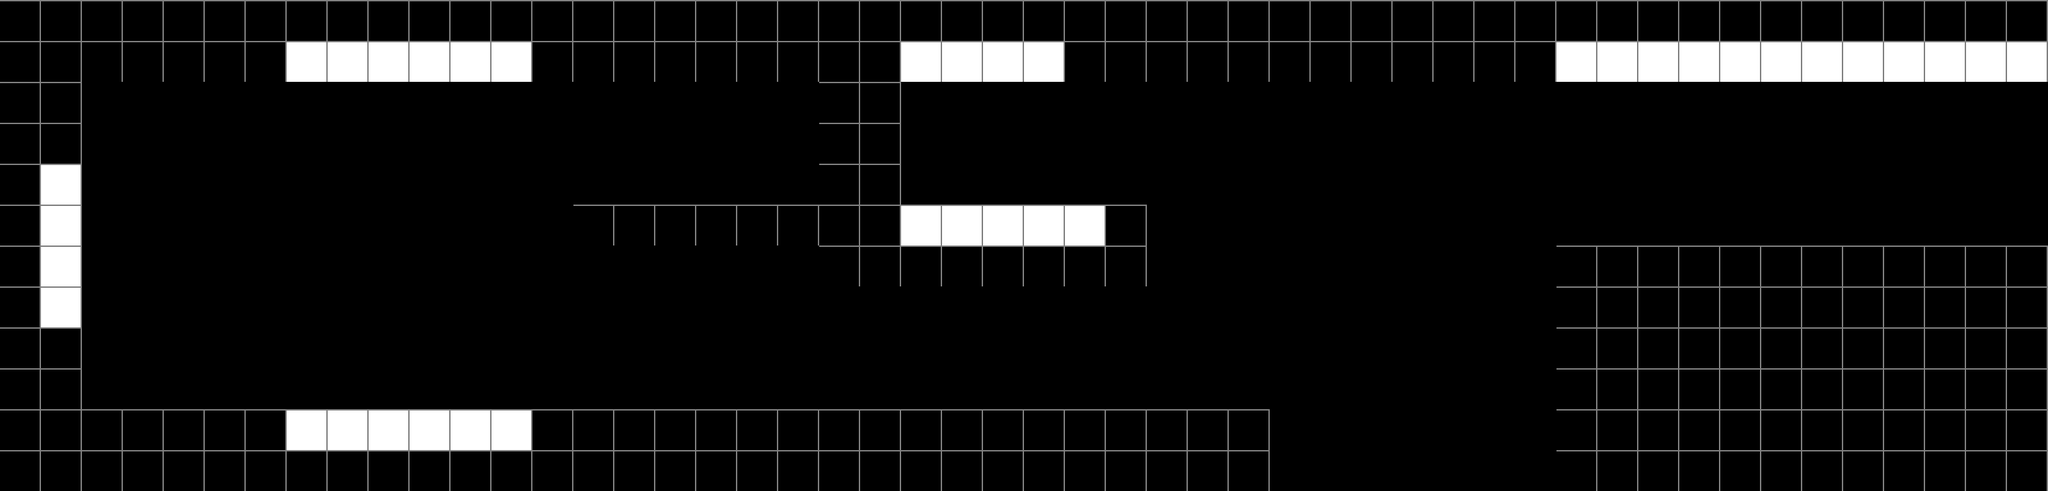

The image is a tile-based game level rendered from a .tmx file. Its description and source (layers, tilesets, objects; grid data summarised) follow:
An orthogonal 50x12 tile map with 60x60 px tiles, 2 tile layers (non-portal-able, portal-able) and 19 objects (player, exit 1, exit 2).

<map version="1.0" orientation="orthogonal" renderorder="right-down" width="50" height="12" tilewidth="60" tileheight="60" nextobjectid="193">
 <tileset firstgid="1" name="test-tileset" tilewidth="60" tileheight="60" tilecount="12">
  <image source="test-tileset.png" width="240" height="180" />
 </tileset>
 <layer name="non-portal-able" width="50" height="12">
  <data>[600 cells, 241 non-empty, 1 distinct tile ids]</data>
 </layer>
 <layer name="portal-able" width="50" height="12">
  <data>[600 cells, 37 non-empty, 1 distinct tile ids]</data>
 </layer>
 <objectgroup name="boxes">
  <object id="159" x="728" y="149" width="55" height="55" />
  <object id="160" x="540" y="154" width="55" height="55" />
 </objectgroup>
 <objectgroup name="player">
  <object id="46" name="player" x="242" y="304" width="30" height="60" />
 </objectgroup>
 <objectgroup name="buttons">
  <object id="192" x="480" y="600" width="120" height="10">
   <properties>
    <property name="LinkedEntityID" value="186" />
   </properties>
   <polygon points="0,0 29.8182,-14.3187 91.0909,-14.5 120,0" />
  </object>
 </objectgroup>
 <objectgroup name="exits">
  <object id="74" name="exit 1" x="1170" y="120" width="30" height="180">
   <properties>
    <property name="NextLevel" value="0" />
   </properties>
  </object>
  <object id="109" name="exit 2" x="1320" y="120" width="30" height="180">
   <properties>
    <property name="NextLevel" value="2" />
   </properties>
  </object>
 </objectgroup>
 <objectgroup name="collision">
  <object id="81" x="0" y="600" width="1860" height="120" />
  <object id="82" x="0" y="120" width="120" height="480" />
  <object id="85" x="0" y="0" width="3000" height="120" />
  <object id="86" x="1200" y="120" width="120" height="300" />
  <object id="107" x="840" y="300" width="360" height="60" />
  <object id="184" x="2280" y="360" width="720" height="360" />
  <object id="185" x="1320" y="300" width="360" height="120" />
  <object id="189" x="3000" y="0" width="60" height="720" />
 </objectgroup>
 <objectgroup name="portable-surfaces">
  <object id="98" x="420" y="60" width="360" height="60" />
  <object id="102" x="420" y="600" width="360" height="60" />
  <object id="103" x="60" y="240" width="60" height="240" />
 </objectgroup>
 <objectgroup name="gates">
  <object id="186" x="1240" y="420" width="40" height="180">
   <properties>
    <property name="ID" value="186" />
   </properties>
  </object>
 </objectgroup>
 <objectgroup name="acid">
  <object id="188" x="1860" y="620" width="420" height="100" />
 </objectgroup>
</map>